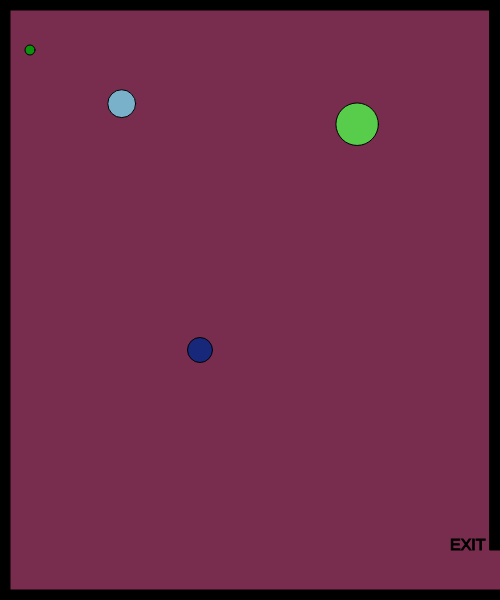
Frame 1 (no input)
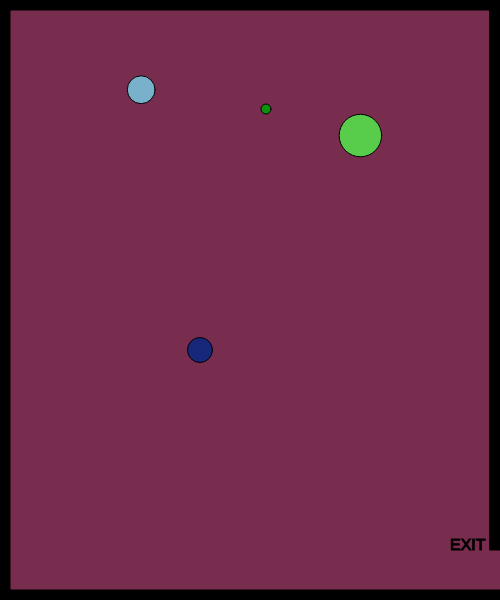
Frame 60 (no input)
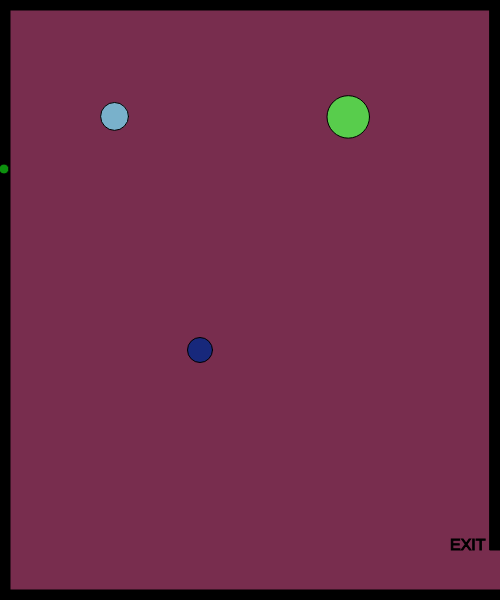
Frame 120 (the mouse pressed at the canvas centre since frame 60)

The p5.js sketch that drew these frames (run headless with seeded random() and noise() and a simulated clock; from frame 60 on, the mouse is pressed at the canvas centre):

// p5.js sketch
// ── sketch.js
// x and y for my character
var characterX = 100;
var characterY = 100;

// define the key codes for each letter
var w = 87;
var s = 83;
var a = 65;
var d = 68;

// x and y for obstacles
var obstacle1X, obstacle1Y, obstacle1Size, obstacle1Color;
var obstacle2X, obstacle2Y, obstacle2Size, obstacle2Color;

// x and y for a shape
var shapeX = 30;
var shapeY = 50;
var shapeXSpeed;
var shapeYSpeed;

// create a shape when the mouse is clicked
var mouseShapeX;
var mouseShapeY;

// visual exit
var exitX, exitY, exitSize;

function setup() {
    createCanvas(500, 600);
    shapeXSpeed = Math.floor(Math.random() * (Math.floor(Math.random() * 5)) + 1);
    shapeYSpeed = Math.floor(Math.random() * (Math.floor(Math.random() * 5)) + 1);
    createCharacter(200, 350);
    createObstacles();
    createExit();
}

function draw() {
    background(120, 45, 78);
    stroke(0);
    fill(0);

    createBorders(10);

    textSize(16);
    text("EXIT", exitX, exitY);

    drawCharacter();
    characterMovement();

    drawObstacles();
    moveObstacles();

    // potential enemy
    fill(13, 145, 14);
    circle(shapeX, shapeY, 10);

    shapeX += shapeXSpeed;
    shapeY += shapeYSpeed;

    if (shapeX > width) {
        shapeX = 0;
    }
    if (shapeX < 0) {
        shapeX = width;
    }
    if (shapeY > height) {
        shapeY = 0;
    }
    if (shapeY < 0) {
        shapeY = height;
    }

    if (characterX > exitX && characterY > exitY) {
        fill(0);
        stroke(5);
        textSize(26);
        text("You Win!", width / 2 - 50, height / 2 - 50);
    }

    fill(120, 130, 140);
    circle(mouseShapeX, mouseShapeY, 25);
}

function characterMovement() {
    if (keyIsDown(w)) {
        characterY -= 10;
    }
    if (keyIsDown(s)) {
        characterY += 10;
    }
    if (keyIsDown(a)) {
        characterX -= 10;
    }
    if (keyIsDown(d)) {
        characterX += 10;
    }
}

function createCharacter(x, y) {
    characterX = x;
    characterY = y;
}

function drawCharacter() {
    fill(23, 40, 123);
    circle(characterX, characterY, 25);
}

function createObstacles() {
    obstacle1X = random(width);
    obstacle1Y = random(height);
    obstacle1Size = random(20, 50);
    obstacle1Color = color(random(255), random(255), random(255));

    obstacle2X = random(width);
    obstacle2Y = random(height);
    obstacle2Size = random(20, 50);
    obstacle2Color = color(random(255), random(255), random(255));
}

function drawObstacles() {
    fill(obstacle1Color);
    circle(obstacle1X, obstacle1Y, obstacle1Size);

    fill(obstacle2Color);
    circle(obstacle2X, obstacle2Y, obstacle2Size);
}

function moveObstacles() {
    obstacle1X += random(-5, 5);
    obstacle1Y += random(-5, 5);

    obstacle2X += random(-5, 5);
    obstacle2Y += random(-5, 5);

    checkObstacleBounds();
}

function checkObstacleBounds() {
    if (obstacle1X > width) {
        obstacle1X = 0;
    }
    if (obstacle1X < 0) {
        obstacle1X = width;
    }
    if (obstacle1Y > height) {
        obstacle1Y = 0;
    }
    if (obstacle1Y < 0) {
        obstacle1Y = height;
    }

    if (obstacle2X > width) {
        obstacle2X = 0;
    }
    if (obstacle2X < 0) {
        obstacle2X = width;
    }
    if (obstacle2Y > height) {
        obstacle2Y = 0;
    }
    if (obstacle2Y < 0) {
        obstacle2Y = height;
    }
}

function createExit() {
    exitX = width - 50;
    exitY = height - 50;
    exitSize = 25;
}

function createBorders(thickness) {
    rect(0, 0, width, thickness);
    rect(0, 0, thickness, height);
    rect(0, height - thickness, width, thickness);
    rect(width - thickness, 0, thickness, height - 50);
}

function mouseClicked() {
    mouseShapeX = mouseX;
    mouseShapeY = mouseY;
}
/*
function keyPressed() {
    if (keyCode === LEFT_ARROW) {
        characterX -= 10;
    } 
    else if (keyCode === RIGHT_ARROW) {
        characterX += 10;
    }
    else if (keyCode === UP_ARROW) {
        characterY -= 10;
    }
    else if (keyCode === DOWN_ARROW) {
        characterY += 10;
    }

  }
  */
